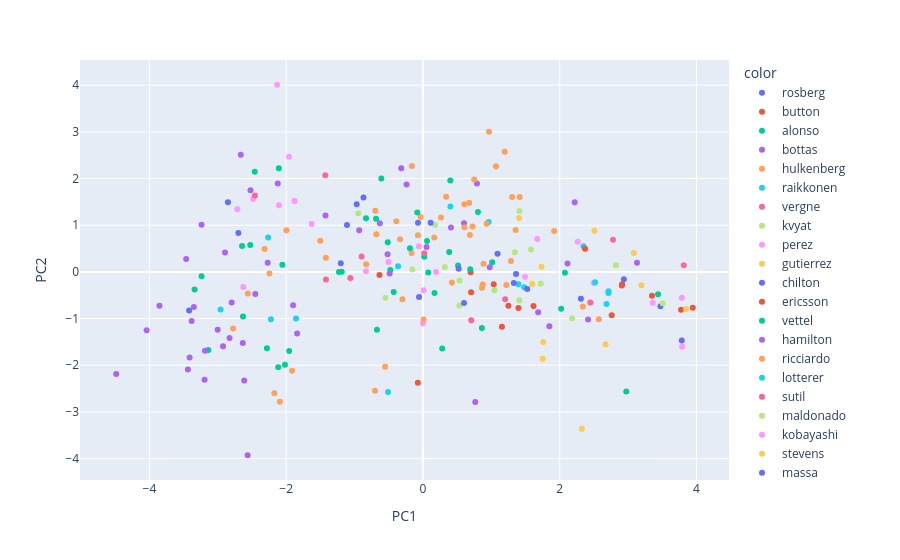

Here is the notebook cell this chart was saved with:
### Code cell
import plotly.express as px

fig = px.scatter(
    pca_df,
    x='PC1',
    y='PC2',
    color=df['ref'],  #color by driver
    hover_data=[df['logit_dnf'], df['logit_top10'], df['avg_finish'], df['ref'], df['year'],df['constructorRef']]
)
fig.show()
